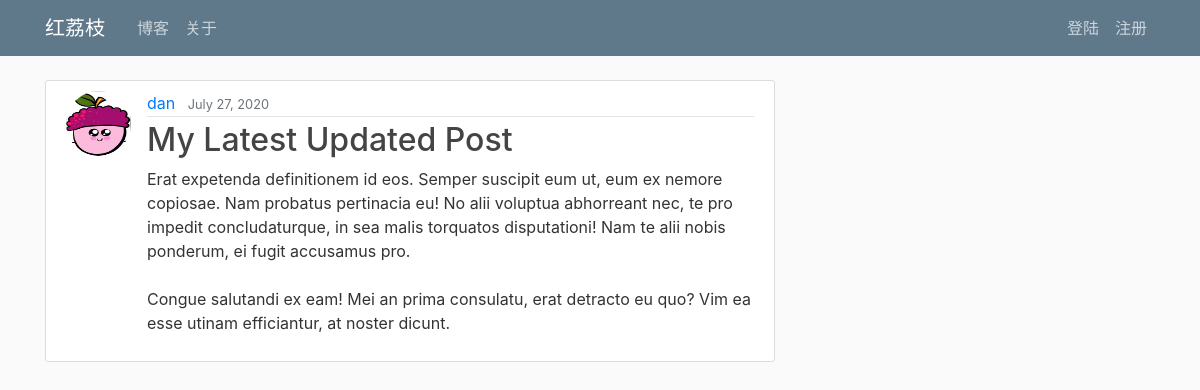
Screenshot of /blog/28/ with the database file from the repository.
### blog/models.py (models this page shows, shortened)
class Blog(models.Model):
    author      = models.ForeignKey(User, on_delete=models.CASCADE)
    date_posted = models.DateTimeField(default=timezone.now)
    title       = models.CharField(max_length=100)
    content     = models.TextField()
    image       = models.ImageField(upload_to = "blog_img/", blank=True)

### user/models.py (models this page shows, shortened)
class Profile(models.Model):
    user = models.OneToOneField(User, on_delete=models.CASCADE)
    image = models.ImageField(default='default.jpg', upload_to='user/profile_pics')

### blog/views.py (the view)
# urls.py: path('<int:pk>/', BlogDetailView.as_view(), name='blog_detail'),
class BlogDetailView(DetailView):
    model = Blog

### blog/templates/blog/blog_detail.html (shortened to what this page needs)
{% extends "page/page_base.html" %}
{% block content %}
    <article class="media content-section">
        <img class="rounded-circle article-img" src="{{ object.author.profile.image.url }}">
        <div class="media-body">
            <div class="article-metadata">
                <a class="mr-2" href="{% url 'blog_user_blogs' blog.author.username %}">{{ object.author }}</a>
                <small class="text-muted">{{ object.date_posted|date:"F d, Y"}}</small>
            </div>
            <h2 class="article-title">{{ object.title }}</h2>
            <p class="article-content">{{ object.content }}</p>
        </div>
    </article>
{% endblock content %}

### page/static/page/main.css (style rules this page uses)
body { background: #fafafa; color: #333333; margin-top: 5rem; }
h1, h2, h3, h4, h5, h6 { color: #444444; }
.content-section { background: #ffffff; padding: 10px 20px; border: 1px solid #dddddd; border-radius: 3px; margin-bottom: 20px; }
.article-title { color: #444444; }
.article-content { white-space: pre-line; }
.article-img { height: 65px; width: 65px; margin-right: 16px; }
.article-metadata { padding-bottom: 1px; margin-bottom: 4px; border-bottom: 1px solid #e3e3e3 }

### rows the page displays
Blog: author.profile.image (picture), author "dan", date_posted "July 27, 2020", title "My Latest Updated Post", content "Erat expetenda definitionem id eos. Semper suscipit eum ut, eum ex nemore copiosae. Nam probatus pertinacia eu! No alii voluptua abhorreant nec, te pro impedit concludaturque, in sea malis torquatos disputationi! Nam te alii nobis ponderum, ei fugit accusamus pro. Congue salutandi ex eam! Mei an prima consulatu, erat detracto eu quo? Vim ea esse utinam efficiantur, at noster dicunt."
